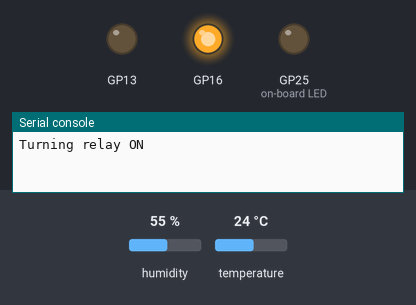
Simulated run of this program. Board: Raspberry Pi Pico running MicroPython. Parts: output pins drawn as LEDs (lit = HIGH), the last lines printed to the serial console. Dashed ring = blinking. The inputs (shaded band) are chosen by the test bench; at power-on: temperature 24 °C, humidity 55 %. Library files of the repository ran but are not shown: dht22_controller.py.

Above: at 1.2 s.
1.3 s: temperature set to 25.1 °C
4.0 s: temperature set to 26.1 °C
At 5.2 s:
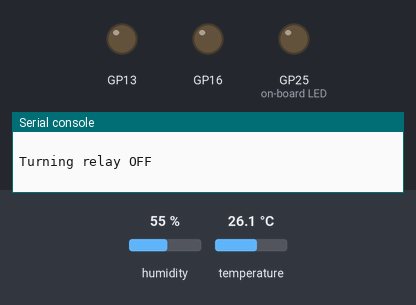
6.7 s: temperature set to 27.6 °C
At 8.49 s:
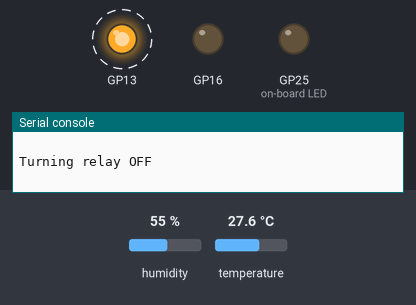
11.3 s: temperature set to 12 °C
At 13.3 s:
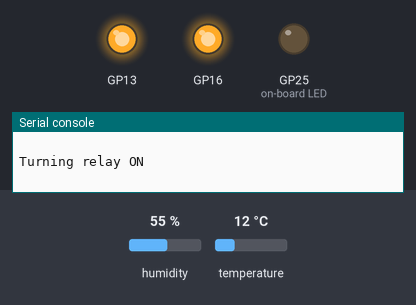
14.0 s: temperature set to 22.4 °C
16.7 s: temperature set to 23.4 °C
At 19.2 s:
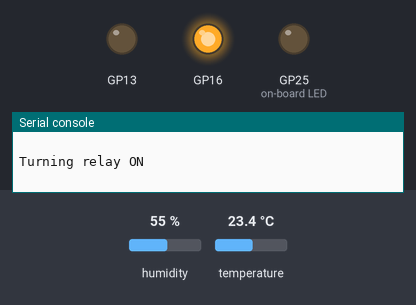
Timing chart, 0 to 20.7 s (numbered marks = the images above; inputs shaded):
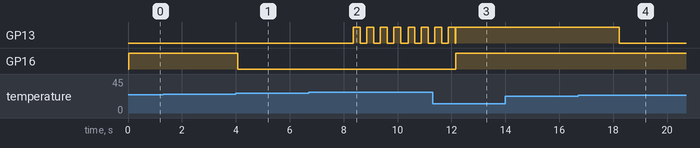

The program:

main.py
```python
from time import sleep

import const
from dht22_controller import DHT22SensorController, SensorReadingError
from hysteresis import HysteresisController
from led_controller import LEDController
from led_signal import LedTemperatureSignaller
from relay_controller import RelayController


def main_loop():
    # Initialize the components
    dht22 = DHT22SensorController(const.DHT22_PIN_NUM)
    onboard_led = LEDController(const.ONBOARD_LED_PIN_NUM)
    attached_led = LEDController(const.ATTACHED_LED_PIN_NUM)
    heater_relay = RelayController(
        const.HEATER_RELAY_PIN_NUM,
        active_low=const.HEATER_RELAY_ACTIVE_LOW
    )
    hysteresis_controller = HysteresisController(
        relay=heater_relay,
        target_value=const.TARGET_TEMPERATURE,
        deviation_upper=const.TEMPERATURE_DEVIATION_TOLERANCE,
        deviation_lower=const.TEMPERATURE_DEVIATION_TOLERANCE
    )
    led_temperature_signaller = LedTemperatureSignaller(
        attached_led=attached_led,
        target_temperature=const.TARGET_TEMPERATURE,
        max_tolerance=const.TEMPERATURE_MAX_TOLERANCE,
        blinking_interval=const.LED_BLINK_INTERVAL
    )

    try:
        sensor_reading_fail_cnt = 0

        while True:
            try:
                # Read the sensor and perform control of the heater element
                temperature, _ = dht22.read()
                hysteresis_controller.control(temperature)
            except SensorReadingError:
                # Allow for the sensor to fail a few times before aborting, it sometimes happens.
                # Keep a count, if it exceeds the maximum number of fails allowed, abort.
                # Also, signal to the user that there's an issue with the sensor by turning on the onboard LED.
                onboard_led.turn_on()

                if sensor_reading_fail_cnt >= const.MAX_SENSOR_FAILS:
                    print("Temperature sensor failed - aborting")
                    break
                else:
                    sensor_reading_fail_cnt += 1
                    # Don't forget to sleep, since we usually do that at the end of the loop, and here
                    # we're continuing the loop prematurely.
                    sleep(const.DHT22_SAMPLING_INTERVAL)
                    continue

            # We've managed to perform control, so reset the fail counter and turn off the onboard LED.
            if sensor_reading_fail_cnt > 0:
                sensor_reading_fail_cnt = 0
                onboard_led.turn_off()

            # If the temperature is too high or too low, something might have gone wrong,
            # so signal the event to the user:
            #   - If the attached LED is blinking, it's too hot.
            #   - If it's on, it's too cold.
            #   - If it's off, everything is fine.
            led_temperature_signaller.signal(temperature)

            # Sleep for a while before the next iteration
            sleep(const.DHT22_SAMPLING_INTERVAL)
    finally:
        # Turn off everything before quitting
        heater_relay.turn_off()
        onboard_led.turn_off()
        attached_led.turn_off()


if __name__ == "__main__":
    main_loop()
```

const.py
```python
# DHT22 temperature and humidity sensor
DHT22_PIN_NUM = 22  # The GPIO pin number where the sensor signal is connected to the Pico
DHT22_SAMPLING_INTERVAL = 2  # How often to read the sensor in seconds
# How many times the sensor can fail before aborting the program.
# This is to allow for some sensor failures, which sometimes happen.
# Keep in mind that the total time of malfunctioning is the product of this value and the sampling interval.
MAX_SENSOR_FAILS = 10

# LEDs
ONBOARD_LED_PIN_NUM = 25  # The onboard LED on the Raspberry Pi Pico. This should be constant, so no need to change it.
ATTACHED_LED_PIN_NUM = 13  # The GPIO pin number where the attached LED is connected to the Pico.
LED_BLINK_INTERVAL = 250  # The interval in milliseconds for blinking the LED

# Temperature control parameters
TARGET_TEMPERATURE = 25.0
# How much the temperature can deviate from the target before turning on/off the heater.
TEMPERATURE_DEVIATION_TOLERANCE = 0.5
# The maximum tolerance for the temperature before signaling the user that something's wrong.
TEMPERATURE_MAX_TOLERANCE = 2.0

# Heater relay
HEATER_RELAY_PIN_NUM = 16  # The GPIO pin number where the relay control signal is connected on the Raspberry Pi.
HEATER_RELAY_ACTIVE_LOW = False  # Whether the relay is active at low voltage or high voltage.
```

hysteresis.py
```python
class HysteresisController:
    def __init__(self, relay, target_value, deviation=None, deviation_upper=None, deviation_lower=None):
        """
        Initializes the HysteresisController.

        Args:
            relay (object): An object with `turn_on()`, `turn_off()` and `get_state()` methods to control the relay.
            target_value (float): The desired value for the process variable.
            deviation (float, optional): A single deviation value to be used for both upper and lower deviations.
                Defaults to None.
            deviation_upper (float, optional): The allowable positive deviation from the target value before switching
                the relay off. Defaults to None.
            deviation_lower (float, optional): The allowable negative deviation from the target value before switching
                the relay on. Defaults to None.

        Raises:
            ValueError: If neither a single deviation nor both deviation_upper and deviation_lower are provided.
        """
        self.relay = relay
        self.target_temperature = target_value

        # Guard clause to ensure either deviation or both deviation_upper and deviation_lower are provided
        if deviation is None and (deviation_upper is None or deviation_lower is None):
            raise ValueError("Either provide a single deviation, or both deviation_upper and deviation_lower.")

        if deviation is not None:
            # If a single deviation is provided, use it for both upper and lower deviations
            self.deviation_upper = deviation
            self.deviation_lower = deviation
        else:
            # If individual deviations are provided, use them
            self.deviation_upper = deviation_upper
            self.deviation_lower = deviation_lower

    def control(self, temperature):
        """
        Executes one control loop iteration based on the given temperature.

        Args:
            temperature (float): The current temperature to be used for control logic.

        Returns:
            float: The input temperature value.
        """
        if temperature < (self.target_temperature - self.deviation_lower):
            if self.relay.get_state() is False:
                print("Turning relay ON\n")
                self.relay.turn_on()
        elif temperature > (self.target_temperature + self.deviation_upper):
            if self.relay.get_state() is True:
                print("Turning relay OFF\n")
                self.relay.turn_off()

        return temperature
```

led_controller.py
```python
from machine import Pin, Timer


class LEDController:
    """
    A class to control the onboard LED on a Raspberry Pi Pico,
    including non-blocking blinking functionality.

    Attributes:
        pin (Pin): The Pin object controlling the LED.
        timer (Timer or None): Timer object used for blinking; initialized later.
        blinking (bool): Flag indicating whether blinking is active.
    """

    def __init__(self, pin_num):
        """
        Initializes the LEDController with the given pin number.

        Args:
            pin_num (int): The GPIO pin number connected to the onboard LED.
        """
        self.pin = Pin(pin_num, Pin.OUT)
        self.pin.value(0)  # Initially turn off the LED (active-low)
        self.timer = None  # Timer object for blinking (initialized later)
        self.blinking = False  # Flag to control blinking state

    def turn_on(self):
        """
        Turns on the onboard LED and stops any ongoing blinking.

        Returns:
            None
        """
        self.pin.value(1)
        self.stop_blinking()  # Stop blinking if previously enabled

    def turn_off(self):
        """
        Turns off the onboard LED and stops any ongoing blinking.

        Returns:
            None
        """
        self.pin.value(0)
        self.stop_blinking()  # Stop blinking if previously enabled

    def toggle(self):
        """
        Toggles the state of the onboard LED (on becomes off, off becomes on)
        and stops any ongoing blinking.

        Returns:
            None
        """
        self.pin.value(not self.pin.value())
        self.stop_blinking()  # Stop blinking if previously enabled

    def start_blinking(self, interval_ms):
        """
        Starts blinking the LED with a specified interval in milliseconds.

        Args:
            interval_ms (int): The interval between LED state changes in milliseconds.

        Returns:
            None
        """
        if self.timer is None:
            self.timer = Timer()
        self.blinking = True
        self.timer.init(period=interval_ms, mode=Timer.PERIODIC, callback=self._blink_handler)

    def stop_blinking(self):
        """
        Stops the LED from blinking.

        Returns:
            None
        """
        if self.timer is not None:
            self.blinking = False
            self.timer.deinit()

    def _blink_handler(self, tim):
        """
        Internal interrupt handler that toggles the LED state. This method
        is used internally by the Timer object for periodic blinking.

        Args:
            tim (Timer): The Timer object triggering the callback.

        Returns:
            None
        """
        if self.blinking:
            self.pin.value(not self.pin.value())
```

led_signal.py
```python
class LedTemperatureSignaller:
    def __init__(self, attached_led, target_temperature, max_tolerance, blinking_interval=250):
        """
        Initializes the LedTemperatureSignal.

        Args:
            attached_led (object): An object with `turn_on()`, `start_blinking()`, and `turn_off()` methods to
                control the LED.
            target_temperature (float): The desired temperature that the system aims to maintain.
            max_tolerance (float): The maximum allowable deviation from the target temperature before changing the
                LED signal.
            blinking_interval (int, optional): The interval in milliseconds for blinking when the temperature exceeds
                the maximum bound. Defaults to 250.
        """
        self.attached_led = attached_led
        self.target_temperature = target_temperature
        self.max_tolerance = max_tolerance
        self.blinking_interval = blinking_interval

        self.temperature_min_bound = self.target_temperature - self.max_tolerance
        self.temperature_max_bound = self.target_temperature + self.max_tolerance

    def signal(self, temperature):
        """
        Adjusts the LED signal based on the current temperature.

        Args:
            temperature (float): The current temperature to be used for controlling the LED.

        Returns:
            None: This method does not return any value.
        """
        if temperature < self.temperature_min_bound:
            self.attached_led.turn_on()
        elif temperature > self.temperature_max_bound:
            self.attached_led.start_blinking(interval_ms=self.blinking_interval)
        else:
            self.attached_led.turn_off()
```

relay_controller.py
```python
from machine import Pin


class RelayController:
    """
    A class to control a relay connected to a Raspberry Pi Pico.

    Attributes:
        pin (Pin): The Pin object used to control the relay.
        active_low (bool): Flag indicating if the relay is activated by a LOW signal.
    """

    def __init__(self, pin_num, active_low=False):
        """
        Initializes the RelayController with the specified pin number and activation mode.

        Args:
            pin_num (int): The GPIO pin number connected to the relay control signal.
            active_low (bool, optional): If True, the relay is activated by a LOW signal;
                                          if False, by a HIGH signal. Defaults to False.
        """
        self.pin = Pin(pin_num, Pin.OUT)
        self.active_low = active_low
        self.set_state(False)  # Initially turn off the relay (common behavior)

    def set_state(self, state):
        """
        Sets the state of the relay.

        Args:
            state (bool): If True, turns on the relay; if False, turns it off.

        Returns:
            None
        """
        if self.active_low:
            self.pin.value(0 if state else 1)  # Set pin value based on activation mode
        else:
            self.pin.value(1 if state else 0)

    def turn_on(self):
        """
        Turns on the relay.

        Returns:
            None
        """
        self.set_state(True)

    def turn_off(self):
        """
        Turns off the relay.

        Returns:
            None
        """
        self.set_state(False)

    def toggle(self):
        """
        Toggles the state of the relay.

        Returns:
            None
        """
        self.set_state(not self.get_state())

    def get_state(self):
        """
        Retrieves the current state of the relay.

        Returns:
            bool: True if the relay is on, False if off.
        """
        return self.pin.value() != self.active_low
```

Measured:
- the behaviour switches between 25.5 and 25.6 °C on temperature (found by bisection; images 0 and 1)
- the behaviour switches between 27 and 27.1 °C on temperature (found by bisection; images 1 and 2)
- the behaviour switches between 22.9 and 23 °C on temperature (found by bisection; images 3 and 4)
- after the input at 1.3 s, every drawn part: stays the same
- after the input at 4.0 s, GP16: HIGH → LOW after 0.07 s
- after the input at 6.7 s, GP13: alternates HIGH for 0.25 s and LOW for 0.25 s, starting after 1.7 s
- after the input at 11.3 s, GP16: LOW → HIGH after 0.86 s
- after the input at 14.0 s, every drawn part: stays the same
- after the input at 16.7 s, GP13: HIGH → LOW after 1.5 s
